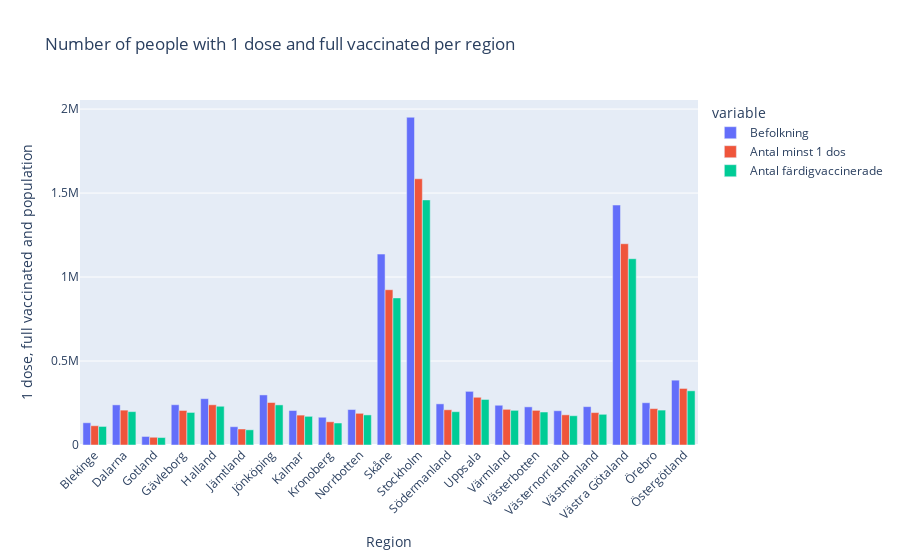

Source (notebook cell):
### Code cell
fig = px.bar(län_vaccine_data, x="Län_namn", y=["Befolkning", "Antal minst 1 dos", "Antal färdigvaccinerade"], 
            title="Number of people with 1 dose and full vaccinated per region",
            labels={"Län_namn": "Region", "value": "1 dose, full vaccinated and population"})
fig.update_layout(barmode="group", xaxis_tickangle=-45)
fig.show()
fig.write_html("visualizations/PeopleWith1DoseAndFullVaccinated.html")

### Figure 1 — Plotly figure (JSON) as saved in the notebook; plotly's stock layout.template omitted (floating-point values rounded to 4 significant figures)
{"data": [{"alignmentgroup": "True", "hovertemplate": "variable=Befolkning<br>Region=%{x}<br>1 dose, full vaccinated and population=%{y}<extra></extra>", "legendgroup": "Befolkning", "marker": {"color": "#636efa", "pattern": {"shape": ""}}, "name": "Befolkning", "offsetgroup": "Befolkning", "orientation": "v", "showlegend": true, "textposition": "auto", "type": "bar", "x": ["Blekinge", "Dalarna", "Gotland", "Gävleborg", "Halland", "Jämtland", "Jönköping", "Kalmar", "Kronoberg", "Norrbotten", "Skåne", "Stockholm", "Södermanland", "Uppsala", "Värmland", "Västerbotten", "Västernorrland", "Västmanland", "Västra Götaland", "Örebro", "Östergötland"], "xaxis": "x", "y": [132463, 238920, 50863, 239812, 275840, 108953, 298157, 205281, 165291, 211129, 1136603, 1951266, 244962, 319391, 236675, 227145, 204091, 228378, 1428628, 251671, 385978], "yaxis": "y"}, {"alignmentgroup": "True", "hovertemplate": "variable=Antal minst 1 dos<br>Region=%{x}<br>1 dose, full vaccinated and population=%{y}<extra></extra>", "legendgroup": "Antal minst 1 dos", "marker": {"color": "#EF553B", "pattern": {"shape": ""}}, "name": "Antal minst 1 dos", "offsetgroup": "Antal minst 1 dos", "orientation": "v", "showlegend": true, "textposition": "auto", "type": "bar", "x": ["Blekinge", "Dalarna", "Gotland", "Gävleborg", "Halland", "Jämtland", "Jönköping", "Kalmar", "Kronoberg", "Norrbotten", "Skåne", "Stockholm", "Södermanland", "Uppsala", "Värmland", "Västerbotten", "Västernorrland", "Västmanland", "Västra Götaland", "Örebro", "Östergötland"], "xaxis": "x", "y": [114711, 207596, 46143, 205563, 239400, 95357, 252915, 178030, 138254, 188604, 924401, 1584895, 209702, 284138, 212359, 206223, 179601, 193000, 1198310, 216725, 336692], "yaxis": "y"}, {"alignmentgroup": "True", "hovertemplate": "variable=Antal färdigvaccinerade<br>Region=%{x}<br>1 dose, full vaccinated and population=%{y}<extra></extra>", "legendgroup": "Antal färdigvaccinerade", "marker": {"color": "#00cc96", "pattern": {"shape": ""}}, "name": "Antal färdigvaccinerade", "offsetgroup": "Antal färdigvaccinerade", "orientation": "v", "showlegend": true, "textposition": "auto", "type": "bar", "x": ["Blekinge", "Dalarna", "Gotland", "Gävleborg", "Halland", "Jämtland", "Jönköping", "Kalmar", "Kronoberg", "Norrbotten", "Skåne", "Stockholm", "Södermanland", "Uppsala", "Värmland", "Västerbotten", "Västernorrland", "Västmanland", "Västra Götaland", "Örebro", "Östergötland"], "xaxis": "x", "y": [110497, 198688, 44359, 193853, 230634, 90406, 238710, 170670, 130930, 179118, 875634, 1459095, 198260, 271144, 206427, 196346, 174331, 182788, 1108998, 207926, 322632], "yaxis": "y"}], "layout": {"barmode": "group", "legend": {"title": {"text": "variable"}, "tracegroupgap": 0}, "title": {"text": "Number of people with 1 dose and full vaccinated per region"}, "xaxis": {"anchor": "y", "domain": [0, 1], "tickangle": -45, "title": {"text": "Region"}}, "yaxis": {"anchor": "x", "domain": [0, 1], "title": {"text": "1 dose, full vaccinated and population"}}}}
